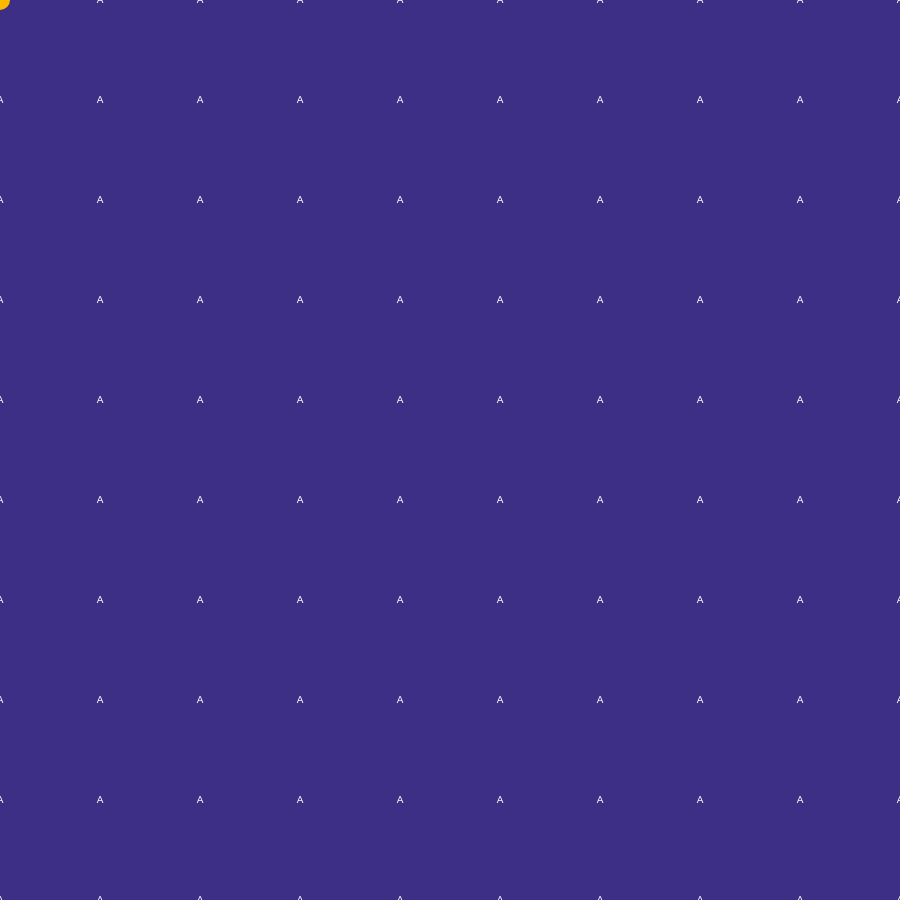
Frame 1 (no input)
Frame 60 (no input): identical to frame 1, image omitted
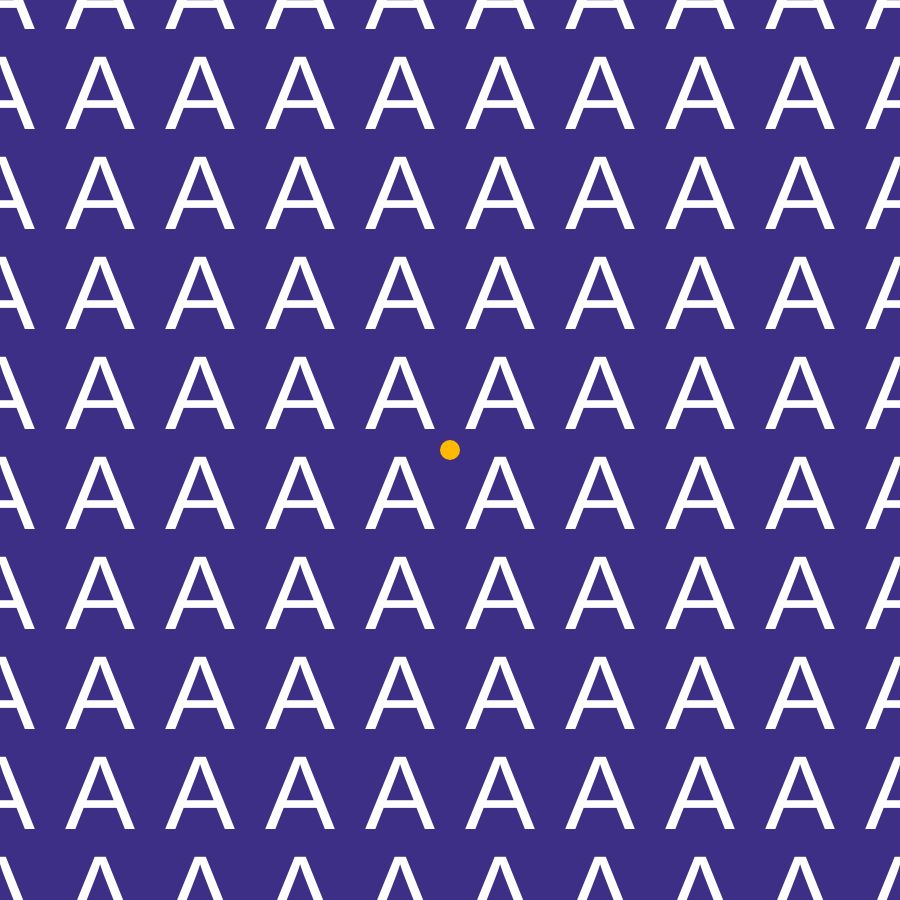
Frame 120 (the mouse pressed at the canvas centre since frame 60)

The p5.js sketch that drew these frames (run headless with seeded random() and noise() and a simulated clock; from frame 60 on, the mouse is pressed at the canvas centre):

// p5.js sketch
// ── sketch.js
function setup() {
  createCanvas(900, 900);
  noCursor();
  textAlign(CENTER, CENTER);
}

function draw() {
  background('#3C2F85');

  // a nested loop
  for (let j = 0; j < 10; j++) {
    for (let i = 0; i < 10; i++) {

      fill("white");
      textSize(map(mouseX, 0, 900, 10, 200));
      text("A", i * 100, j * 100);

    }
  }

  // ellipse cursor
  fill("#FFBA00");
  noStroke();
  ellipse(mouseX, mouseY, 20, 20);
}
